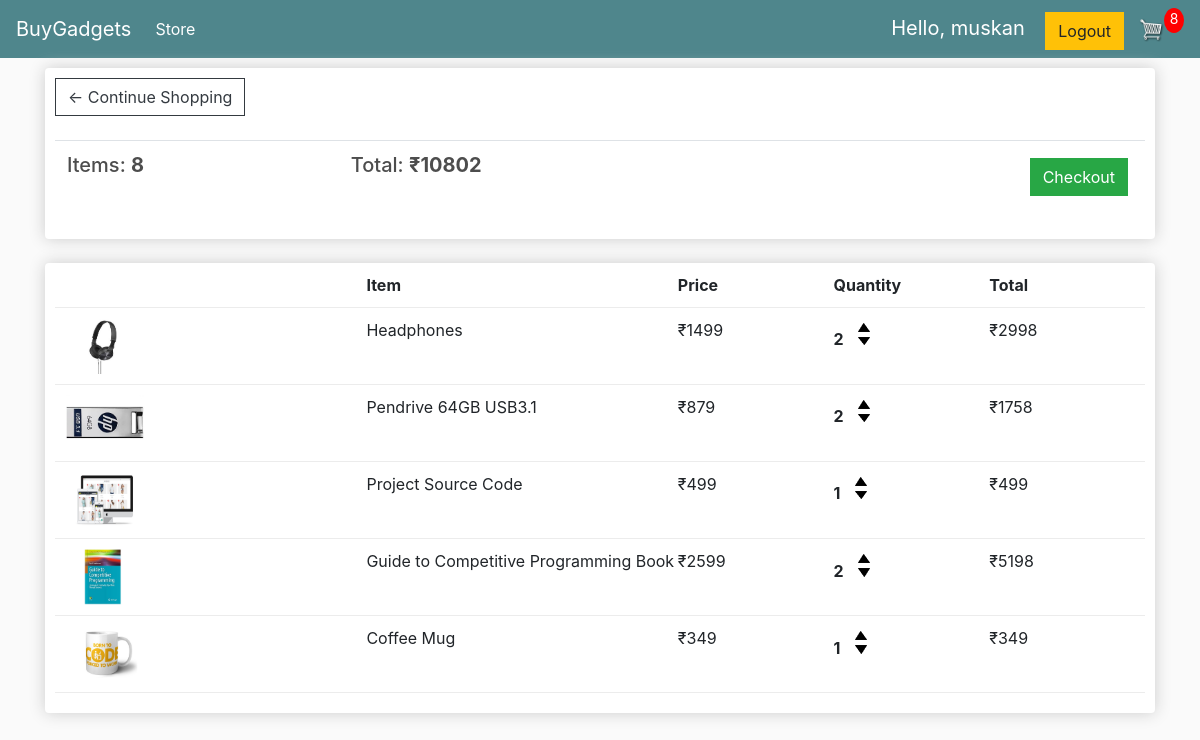
The app's page /cart/ (signed in), older data.
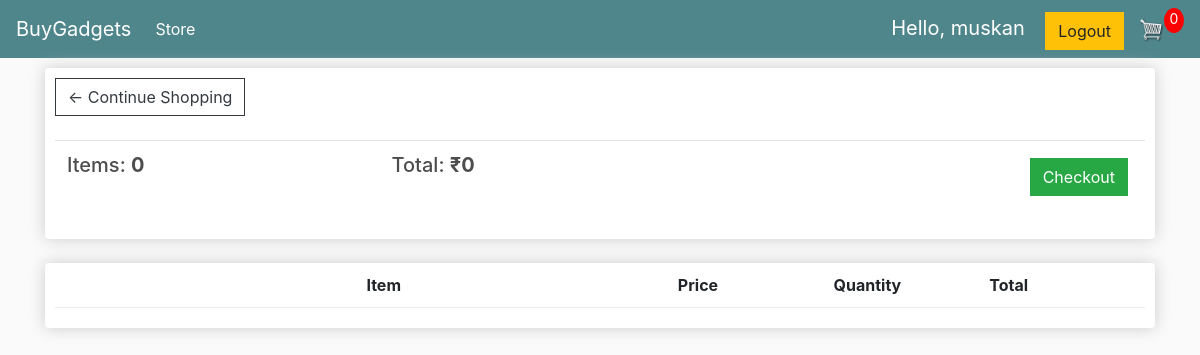
The same page, newer data.
### store/models.py (models this page shows, shortened)
class Order(models.Model):
    customer = models.ForeignKey(Customer, on_delete=models.SET_NULL, null=True, blank=True)
    date_ordered = models.DateTimeField(auto_now_add=True)
    complete = models.BooleanField(default=False)
    transaction_id = models.CharField(max_length=100, null=True)
    @property
    def get_cart_total(self):
        orderitems = self.orderitem_set.all()
        total = sum([item.get_total for item in orderitems])
        return total
    @property
    def get_cart_items(self):
        orderitems = self.orderitem_set.all()
        total = sum([item.quantity for item in orderitems])
        return total

class OrderItem(models.Model):
    product = models.ForeignKey(Product, on_delete=models.SET_NULL, null=True)
    order = models.ForeignKey(Order, on_delete=models.SET_NULL, null=True)
    quantity = models.IntegerField(default=0, null=True, blank=True)
    date_added = models.DateTimeField(auto_now_add=True)
    @property
    def get_total(self):
        total = self.product.price * self.quantity
        return total

class Product(models.Model):
    name = models.CharField(max_length=200)
    price = models.DecimalField(max_digits=8, decimal_places=0)
    digital = models.BooleanField(default=False, null=True, blank=True)
    image = models.ImageField(null=True, blank=True)
    @property
    def imageURL(self):
        try:
            url = self.image.url
        except:
            url = ""
        return url

### store/views.py (the view)
# urls.py: path('cart/', views.cart, name='cart'),
def cart(request):
    data = cartData(request)
    items = data['items']
    order = data['order']
    cartItems = data['cartItems']
    context = {'items': items, 'order': order, 'cartItems': cartItems}
    return render(request, 'store/cart.html', context)

### store/utils.py (called while the page is built)
def cartData(request):
    if request.user.is_authenticated:
        customer, created = Customer.objects.get_or_create(user=request.user)
        order, created = Order.objects.get_or_create(customer=customer, complete=False)
        items = order.orderitem_set.all()
        cartItems = order.get_cart_items
    else:
        cookieData = cookieCart(request)
        items = cookieData['items']
        order = cookieData['order']
        cartItems = cookieData['cartItems']
    return {'items': items, 'order': order, 'cartItems': cartItems}

### store/templates/store/cart.html
{% extends 'store/main.html' %}
{% load static %}
{% block content %}
    <div class="row">
        <div class="col-lg-12">
            <div class="box-element">
                <a class="btn btn-outline-dark" href="{% url 'store' %}">&#x2190; Continue Shopping</a>
                <br>
                <br>
                <table class="table">
                    <tr>
                        <th><h5>Items: <strong>{{ order.get_cart_items }}</strong></h5></th>
                        <th><h5>Total: <strong>₹{{ order.get_cart_total |floatformat:0 }}</strong></h5></th>
                        <th>
                            <a style="float:right; margin: 5px" class="btn btn-success" href="{% url 'checkout' %}">Checkout</a>
                        </th>
                    </tr>
                </table>
            </div>
            <br>
            <div class="box-element">
                <div class="cart-row">
                    <div style="flex:2"></div>
                    <div style="flex:2"><strong>Item</strong></div>
                    <div style="flex:1"><strong>Price</strong></div>
                    <div style="flex:1"><strong>Quantity</strong></div>
                    <div style="flex:1"><strong>Total</strong></div>
                </div>
                {% for item in items %}
                    <div class="cart-row">
                        <div style="flex:2"><img class="row-image" src="{{ item.product.imageURL }}"></div>
                        <div style="flex:2"><p>{{ item.product.name }}</p></div>
                        <div style="flex:1"><p>₹{{ item.product.price | floatformat:0 }}</p></div>
                        <div style="flex:1">
                            <p class="quantity">{{ item.quantity }}</p>
                            <div class="quantity">
                                <img data-product="{{ item.product.id }}" data-action="add"
                                     class="chg-quantity update-cart" src="{% static 'images/arrow-up.png' %}">
                                <img data-product="{{ item.product.id }}" data-action="remove"
                                     class="chg-quantity update-cart" src="{% static 'images/arrow-down.png' %}">
                            </div>
                        </div>
                        <div style="flex:1">₹{{ item.get_total | floatformat:0 }}</div>
                    </div>
                {% endfor %}
            </div>
        </div>
    </div>
{% endblock content %}

### store/templates/store/main.html (shortened to what this page needs)
<!DOCTYPE html>
{% load static %}
<html lang="en">
<head>
    <link rel="stylesheet" href="https://cdn.jsdelivr.net/npm/bootstrap@4.5.3/dist/css/bootstrap.min.css"
>
    <link rel="stylesheet" type="text/css" href="{% static  "css/main.css" %}">
</head>
<body>
<nav class="navbar navbar-expand-lg navbar-dark bg-dark">
    <a class="navbar-brand" href="{% url 'store' %}">BuyGadgets</a>
    <div class="collapse navbar-collapse" id="navbarSupportedContent">
        <ul class="navbar-nav mr-auto">
            <li class="nav-item active">
                <a class="nav-link" href="{% url 'store' %}">Store <span class="sr-only">(current)</span></a>
            </li>
        </ul>
        <div class="form-inline my-2 my-lg-0">
            <div id="logout">
                <span class="navbar-brand">Hello, {{ request.user }}</span>
                <a href="{% url 'logout' %}" class="btn btn-warning">Logout</a>
            </div>
            <a href="{% url 'cart' %}">
                <img id="cart-icon" src="{% static 'images/cart.png' %}">
            </a>
            <p id="cart-total">{{ cartItems }}</p>
        </div>
    </div>
</nav>
<div class="container">
    {% block content %}
    {% endblock content %}
</div>
</body>
</html>

Row changes from the older to the newer data that the page shows:
no longer on this page (row edited): Order: get_cart_items "8", get_cart_total "10802"
removed OrderItem: product.imageURL (picture), product.name "Headphones", product.price "1499", quantity "2", get_total "2998"
removed OrderItem: product.imageURL (picture), product.name "Pendrive 64GB USB3.1", product.price "879", quantity "2", get_total "1758"
removed OrderItem: product.imageURL (picture), product.name "Project Source Code", product.price "499", quantity "1", get_total "499"
removed OrderItem: product.imageURL (picture), product.name "Guide to Competitive Programming Book", product.price "2599", quantity "2", get_total "5198"
no longer on this page (row unchanged): OrderItem: product.imageURL (picture), product.name "Coffee Mug", product.price "349", quantity "1", get_total "349"
added Order: get_cart_items "0", get_cart_total "0"
Text that changed along with them:
{{ cartItems }}: "8" → "0"
